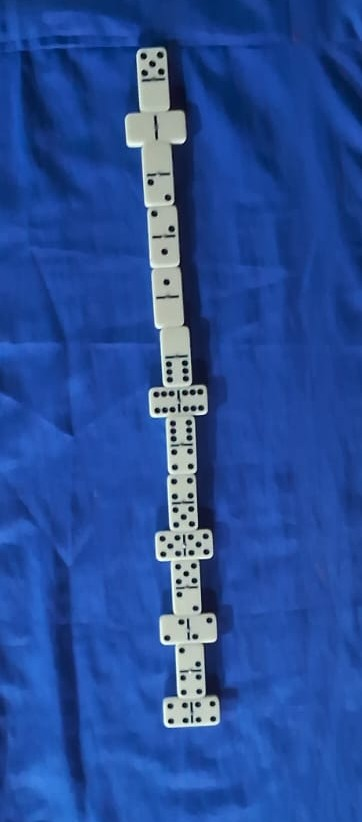
#> input picture imagem_recortada.jpeg, 362 x 822 px
$ python reconhecimento_de_pedras.py imagem_recortada.jpeg
#> lines starting #> are read from the running program, lines starting #| are printed output that depends on the picture; after the words box and inside, x2 and y2 are one past the last pixel; in counts of white or black regions, pixels touching at a corner belong together
import cv2
import numpy as np
import math
import argparse
import time
# from skimage.morphology import skeletonize
import sys
# from scipy.signal import find_peaks


def parse_arguments():
    parser = argparse.ArgumentParser(description='Processa imagens de dominó')
    parser.add_argument('imagem', help='Caminho para o arquivo de imagem')
    parser.add_argument('-z', '--zoom', type=float, default=1.0, help='Nível de zoom (padrão 1.0)')
    parser.add_argument('-p', '--proximidade', type=int, default=37, help='Distância mínima entre pedras')
    parser.add_argument('-d', '--debug', action='store_true', help='Ativa modo depuração')
    return parser.parse_args()


CONFIG_VALES = {
    'distancia_filtro': 20,
    'distancia_corte': 62,
    'distancia_conexao': 600,
    'tamanho_kernel_morfologia': 15, # Novo parâmetro para o tamanho da fenda a ser fechada
    'area_max': 2500,                # Area maxima das pedras
    'area_min': 500,
    'area_ponto': 30,
}


def pipeline_blackhat(args):
    time_start = time.time()
    img = cv2.imread(args.imagem)
#> img is the input picture: shape (822, 362, 3); mean B, G, R 153.8, 78.2, 39.9
    if img is None:
        print("Erro: Imagem não encontrada.")
        return

    # Área de zoom
    img = cv2.resize(img, None, fx=args.zoom, fy=args.zoom, interpolation=cv2.INTER_LINEAR)
    gray = cv2.cvtColor(img, cv2.COLOR_BGR2GRAY)
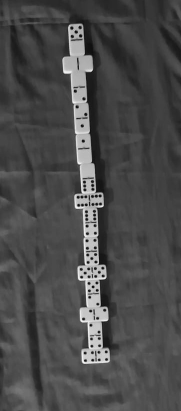
#> gray: shape (822, 362) (shown at 1/2 size); min 1, max 252, mean 75.4

   # 1. Máscara Sólida Base
    _, mask_branca = cv2.threshold(gray, 150, 255, cv2.THRESH_BINARY)
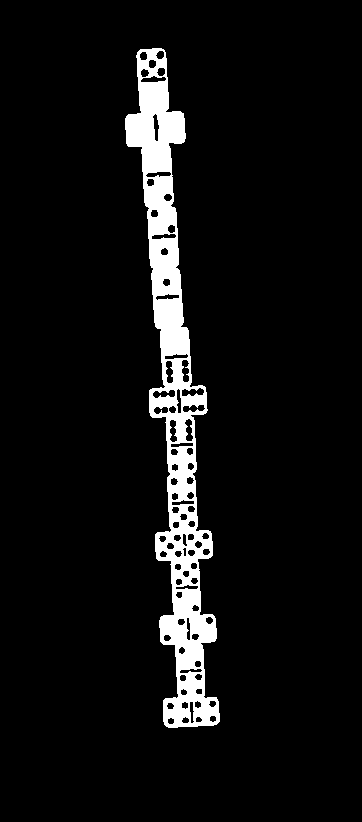
#> mask_branca: shape (822, 362); 6.7% white; 1 white region
    contours_ext, _ = cv2.findContours(mask_branca, cv2.RETR_EXTERNAL, cv2.CHAIN_APPROX_SIMPLE)
#> contours_ext = 1 contour; box (x1, y1, x2, y2) and area: (125, 48, 220, 728) 23004
    # cv2.imshow("1 - Mask Branca", mask_branca)

    mask_solida = np.zeros_like(gray)
    cv2.drawContours(mask_solida, contours_ext, -1, 255, thickness=cv2.FILLED)
#> mask_solida: shape (822, 362); 8% white; 1 white region

    # [7 lines of commented-out code are left out]
    cnts_pre, _ = cv2.findContours(mask_solida, cv2.RETR_EXTERNAL, cv2.CHAIN_APPROX_SIMPLE)
#> cnts_pre has the same summary as contours_ext
    mask_filtrada = np.zeros_like(gray)

    # Melhoria
    # fator_area = args.zoom ** 2
    fator_area = 1.5 ** 2
    area_min = int(CONFIG_VALES['area_min'] * fator_area)
    area_max = int(CONFIG_VALES['area_max'] * fator_area)
    raio_corte = int(CONFIG_VALES['distancia_corte'] * args.zoom) # Distância é linear

    for c in cnts_pre:
        if cv2.contourArea(c) > area_min:
            cv2.drawContours(mask_filtrada, [c], -1, 255, -1)
#> this loop made 1 pass


    # Para remover os pontos pretos (subtrair áreas)
    mask_diferenca = cv2.bitwise_and(mask_filtrada, mask_branca)

    # Se preferir ver onde os pontos foram removidos:
    mask_pontos = cv2.bitwise_xor(mask_filtrada, mask_branca)
#> mask_pontos: shape (822, 362); 1.3% white; 83 white regions (1 under 20 px), largest, box (x1, y1, x2, y2) and area: (182, 388, 204, 396) 120, (166, 361, 173, 383) 118, (182, 360, 189, 382) 117

    # [4 lines of commented-out code are left out]

    pontos_vale = detectar_vales_por_morfologia(mask_filtrada)
#> in detectar_vales_por_morfologia, `mask_vales = cv2.subtract(mask_fechada, mask_solida)`:
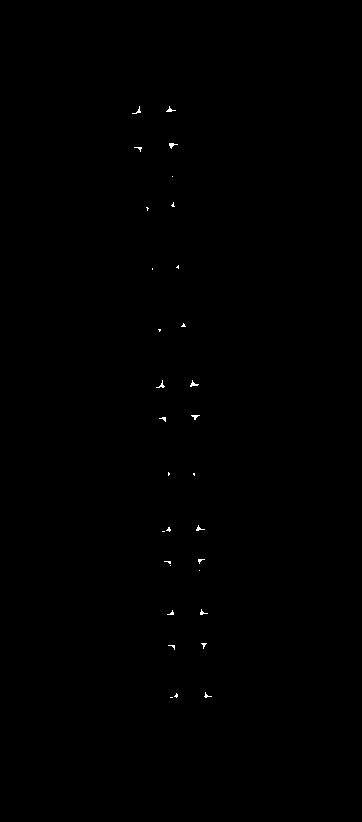
#> mask_vales: shape (822, 362); 0.13% white in thin lines or dots, all inside (x1, y1, x2, y2) = (132, 106, 212, 698)
#> in detectar_vales_por_morfologia, `cnts_vales, _ = cv2.findContours(mask_vales, cv2.RETR_EXTERNAL, cv2.CH..`: cnts_vales = 31 contours, all with area under 20
#> the loop in detectar_vales_por_morfologia, `for c in cnts_vales:` made 31 passes
#> after the loop in detectar_vales_por_morfologia, `for c in cnts_vales:`: pontos_encontrados = 31 items
#> in agrupar_pontos_proximos, `pontos = np.array([item[0] for item in dados_ordenados])`: pontos = 31 pairs, first value 137.3 to 206.8, second value 110.4 to 697
#> the loop in agrupar_pontos_proximos, `for i in range(len(pontos)):` made 31 passes
#> after the loop in agrupar_pontos_proximos, `for i in range(len(pontos)):`: finais = 27 pairs, first value 137 to 206, second value 110 to 695
#> pontos_vale has the same summary as finais in agrupar_pontos_proximos

    kernel_derreter = np.ones((7, 7), np.uint8)
    mask_corte = cv2.erode(mask_filtrada, kernel_derreter, iterations=3)
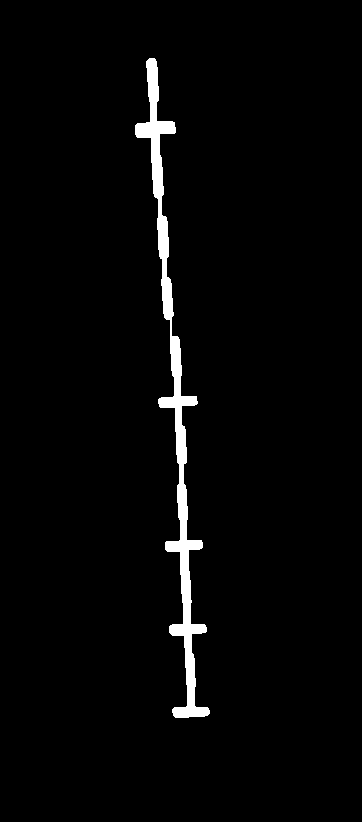
#> mask_corte: shape (822, 362); 2.5% white; 1 white region

    # cv2.imshow("0 -- Mask Filtrada", mask_filtrada)


    contours_final, _ = cv2.findContours(mask_filtrada, cv2.RETR_EXTERNAL, cv2.CHAIN_APPROX_SIMPLE)
#> contours_final has the same summary as contours_ext

    cnt_finais = []
    if len(pontos_vale) >= 2 and contours_final:
        if args.debug:
            img_debug_final = visualizar_vales_detalhado(img, mask_filtrada, pontos_vale)

        # if args.debug:
        #     cv2.imshow("2 - Mask Usada", mask_filtrada)

        pares_corte = encontrar_pares_corte(pontos_vale, mask_filtrada, raio_corte)
#> in encontrar_pares_corte, `pontos = np.array(pontos_vale)`: pontos has the same summary as finais in agrupar_pontos_proximos
#> in encontrar_pares_corte, `n_pontos = len(pontos)`: n_pontos = 27
#> in encontrar_pares_corte, `dist_matrix = np.linalg.norm(diffs, axis=-1)`:
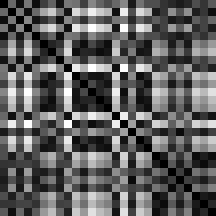
#> dist_matrix: shape (27, 27) float64 (shown 8 times larger); min 0, max 588.1, mean 218.8; drawn with min black and max white
#> after the loop in encontrar_pares_corte, `for i in range(n_pontos):`: pares_candidatos = 46 items, first 6: (0, 2, 2.94), (0, 4, 6.06), (0, 7, 4.32), (0, 16, 1.64), (1, 3, 5.87), (1, 8, 2.07)
#> the loop in encontrar_pares_corte, `for i, j, score in pares_candidatos:` made 46 passes
#> after the loop in encontrar_pares_corte, `for i, j, score in pares_candidatos:`: pares_finais = 13 items, first 6: ([183, 325], [159, 330], 7.84), ([168, 473], [193, 474], 7.69), ([177, 266], [152, 268], 7.67), ([172, 204], [147, 208], 7.6), ([206, 695], [176, 695], 6.45), ([199, 529], [168, 529], 6.25); pontos_usados = 26 items
#> pares_corte has the same summary as pares_finais in encontrar_pares_corte
        cnt_finais = cortar_nos_vales_inteligente(mask_filtrada, pares_corte)
#> the loop in cortar_nos_vales_inteligente, `for p1, p2, _ in pares_corte:` made 13 passes
#> after the loop in cortar_nos_vales_inteligente, `for p1, p2, _ in pares_corte:`:
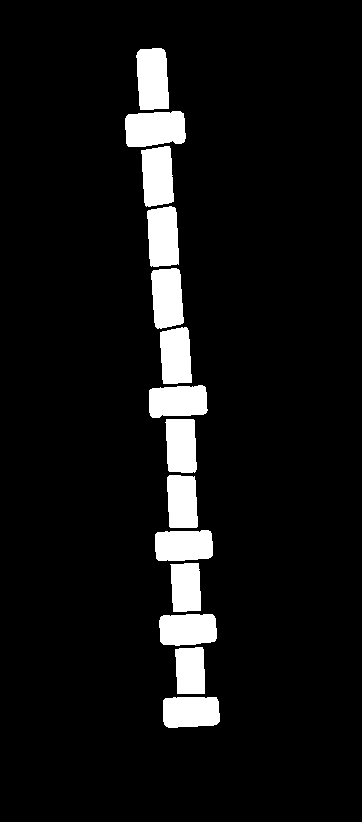
#> mask_cortada: shape (822, 362); 7.7% white; 14 white regions
#> in cortar_nos_vales_inteligente, `contours_apos, _ = cv2.findContours(mask_cortada, cv2.RETR_EXTERNAL, c..`: contours_apos = 14 contours; largest, box (x1, y1, x2, y2) and area: (125, 111, 186, 147) 1830, (136, 48, 169, 110) 1718, (147, 206, 179, 267) 1625, (141, 146, 174, 207) 1612, (151, 268, 184, 329) 1609
#> cnt_finais has the same summary as contours_apos in cortar_nos_vales_inteligente
        max_contorno = max(cnt_finais, key=cv2.contourArea)
#> max_contorno = contour of 43 points, box (x1, y1, x2, y2) (125, 111, 186, 147), area 1830
        max_contorno = cv2.contourArea(max_contorno)
#> max_contorno = 1830.5
        # print(f"Maior contorno: {max_contorno}  -- Menor: {min_contorno}")

        if max_contorno > area_max * 2.8:
            print("Recalculando com mascara reduzinda!")
            print(f"Área max. permitida: {area_max * 1.8}")
            print(f"Área do maior Contorno: {max_contorno}")
            # [4 lines of commented-out code are left out]

            pares_corte = encontrar_pares_corte(pontos_vale, mask_corte, raio_corte)
            cnt_finais = cortar_nos_vales_inteligente(mask_filtrada, pares_corte)
            if args.debug:
                cv2.imshow("2 - Mask Corte Usada", mask_corte)

        if args.debug:
            mask_cortada = np.zeros_like(gray)
            cv2.drawContours(mask_cortada, cnt_finais, -1, 255, thickness=cv2.FILLED)
            cv2.imshow("2 - Mask Cortada", mask_cortada)
            visualizar_cortes(img_debug_final, mask_filtrada, cnt_finais, pares_corte, "2 - Cortes Aplicados")

    else:
        if contours_final:
            cnt_finais = contours_final
        print("⚠️ Poucos vales detectados ou nenhum contorno encontrado!")


    candidatos = []
    out = img.copy()

    if args.debug:
        print(f"Contornos encontrados: {len(cnt_finais)}")

    for cnt in cnt_finais:
        area = cv2.contourArea(cnt)
        # if area < 10 or area > 2200:
        #     continue
        if area_max > area > area_min * 0.7:
            rect = cv2.minAreaRect(cnt)
            center, size, angle = rect
            w_box, h_box = size

            if w_box == 0 or h_box == 0:
                # print("Box com dimensões zeradas")
                continue

            width, height = size

            if width > height:
                ratio = width/height
                margem_A = 0.9
                margem_L = 1.02

            else:
                ratio = height/width
                margem_A = 1.05
                margem_L = 0.95

            # print(f"Valor de ratio: {ratio} e Área: {area}")

            if not (2.4 >= ratio >= 1.6):
                # print(f"Ratio fora do padrão: {ratio}")
                continue

            rect_pedra = (center, (width*margem_L, height*margem_A), angle)

            candidatos.append({
                'rect_pedra': rect_pedra,
                'centro': center
            })
        else:
            if args.debug:
                print(f"Área fora do range: {area}")
            pass
#> this loop made 14 passes
#> (area, angle, w_box, h_box, width, height, ratio, margem_A) on passes 1 to 8: (1561, -90, 30, 56, 30, 56, 1.87, 1.05), (1235, -2.86, 28.31, 46.39, 28.31, 46.39, 1.64, 1.05), (1592.5, -2.49, 56.9, 30.67, 56.9, 30.67, 1.86, 0.9), (1296.5, -3.01, 28.7, 48.04, 28.7, 48.04, 1.67, 1.05), (1576.5, -1.59, 57.26, 29.52, 57.26, 29.52, 1.94, 0.9), (1425, -2.86, 28.71, 53.28, 28.71, 53.28, 1.86, 1.05), (1472.5, -2.79, 29.18, 54.3, 29.18, 54.3, 1.86, 1.05), (1603, -3.37, 58.08, 29.89, 58.08, 29.89, 1.94, 0.9)
#> after the loop, candidatos = 14 items

    if args.debug:
        print(f"Candidatos aprovados: {len(candidatos)}")


    pedras_unicas = []

    for cand in candidatos:
        cx1, cy1 = cand['centro']
        duplicata = False

        for p in pedras_unicas:
            cx2, cy2 = p['centro']
            if math.hypot(cx2 - cx1, cy2 - cy1) < args.proximidade:
                duplicata = True
                break

        if not duplicata:
            pedras_unicas.append(cand)
#> this loop made 14 passes
#> (cx1, cy1) on passes 1 to 8: (191, 712), (189.9, 670.5), (187.6, 629.3), (185.6, 587), (183.5, 545.3), (181.9, 501), (180.8, 445.5), (177.4, 400.9)
#> after the loop, pedras_unicas = 14 items


    # ==========================================
    # PASSO 2: O Filtro da "Área de Influência" (O Maior Bando)
    # ==========================================
    DISTANCIA_CONEXAO = CONFIG_VALES['distancia_conexao'] * args.zoom  # Tamanho da "Área de influência" de cada pedra

    visitados = set()
    todos_os_bandos = []

    for i, p1 in enumerate(pedras_unicas):
        # Se essa pedra já entrou num bando antes, ignoramos
        if i in visitados:
            continue

        # Começamos um novo bando com essa pedra
        bando_atual = [p1]
        visitados.add(i)

        # A "Fila de Expansão" (vai checar os amigos dos amigos)
        fila_de_expansao = [p1]

        while fila_de_expansao:
            pedra_foco = fila_de_expansao.pop(0)
            cx_foco, cy_foco = pedra_foco['centro']

            # Procura novos amigos para puxar para o bando
            for j, p2 in enumerate(pedras_unicas):
                if j not in visitados:
                    cx2, cy2 = p2['centro']
                    dist = math.hypot(cx2 - cx_foco, cy2 - cy_foco)

                    # Se a pedra está dentro da área de influência, entra pro bando!
                    if dist <= DISTANCIA_CONEXAO:
                        bando_atual.append(p2)
                        visitados.add(j)
                        # Coloca ela na fila para a área de influência dela também ser checada!
                        fila_de_expansao.append(p2)

        # Guarda o bando que acabamos de formar
        todos_os_bandos.append(bando_atual)
#> this loop made 14 passes
#> after the loop, todos_os_bandos = 1 item; visitados = 14 items

    # ==========================================
    # PASSO 3: Sobrevivência do Mais Forte
    # ==========================================
    if todos_os_bandos:
        # A função max() com 'key=len' pega automaticamente a lista que tem mais itens!
        maior_bando = max(todos_os_bandos, key=len)
#> maior_bando = 14 items
        pedras_aprovadas = maior_bando
#> pedras_aprovadas = 14 items
    else:
        pedras_aprovadas = []

    print(f"Pedras encontradas: {len(pedras_aprovadas)}")
#| Pedras encontradas: 14

    # Ordena as pedras de cima para baixo (pelo eixo Y do centro)
    pedras_aprovadas.sort(key=lambda x: x['centro'][1])

    for d in pedras_aprovadas[:]:
        # Enviamos a imagem original limpa (img) e o retângulo da pedra
        pts_cima, pts_baixo, zero = extrair_e_contar(mask_pontos, d['rect_pedra'])
        texto = f"{pts_cima}|{pts_baixo}"
        if texto == "0|0" and not zero:
            pedras_aprovadas.remove(d)
            continue
        box_pedra = np.int32(cv2.boxPoints(d['rect_pedra']))
        cv2.drawContours(out, [box_pedra], 0, (0, 255, 0), 2)
        # Escrever o resultado na imagem, do lado da pedra!

        cx, cy = int(d['centro'][0]), int(d['centro'][1])

        # Fundo preto para o texto ficar legível
        cv2.putText(out, texto, (cx - 20, cy - 40), cv2.FONT_HERSHEY_SIMPLEX, 0.6, (0, 0, 0), 3)
        # Texto em branco
        cv2.putText(out, texto, (cx - 20, cy - 40), cv2.FONT_HERSHEY_SIMPLEX, 0.6, (255, 255, 255), 2)

        print(f"Pedra encontrada: {texto}")
#> this loop made 14 passes
#> (pts_cima, pts_baixo, box_pedra, cx) on passes 4, 7, 8: (2, 1, [[150, 267], [147, 205], [175, 204], [178, 266]], 162), (1, 3, [[148, 416], [147, 389], [206, 385], [207, 412]], 177), (0, 4, [[168, 474], [165, 417], [193, 416], [195, 473]], 180)
#> (printed output is left out)
#> pass 1, in extrair_e_contar, `warped = cv2.warpPerspective(img, M, (40, 80))`:
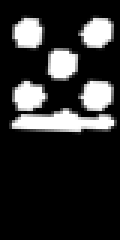
#> warped: shape (80, 40) (shown 3 times larger); min 0, max 255, mean 46.2

    print(f"Pedras aprovadas: {len(pedras_aprovadas)}")
#| Pedras aprovadas: 14
#> (the rest of the program and of its run is left out)
